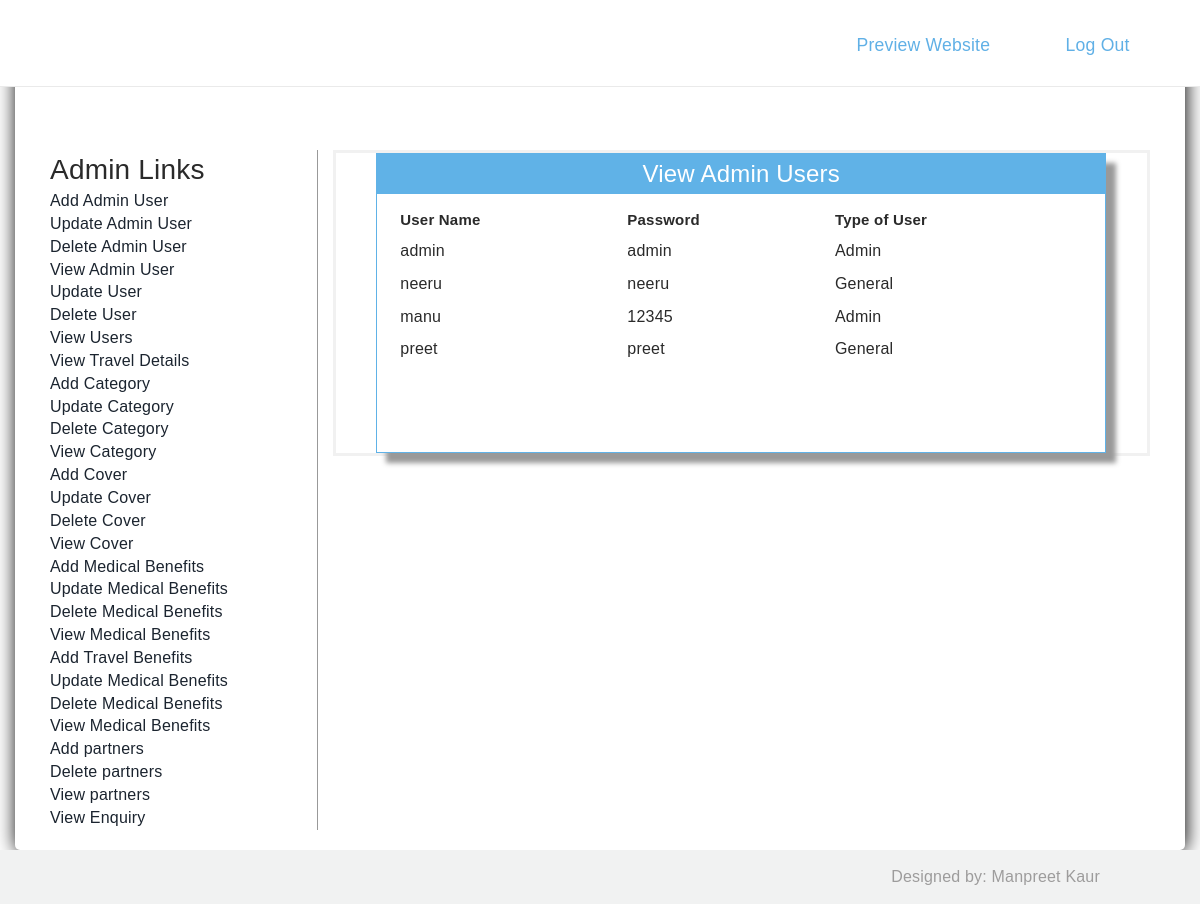
The app's page /Admin/viewadmin.php (signed in) with its own data.
### tables this page shows
CREATE TABLE IF NOT EXISTS `users` (
  `Username` varchar(100) NOT NULL,
  `Pwd` varchar(100) NOT NULL,
  `Typeofuser` varchar(100) NOT NULL
);

### Admin/viewadmin.php (the view, shortened to what this page needs)
<!DOCTYPE html>
<html>
<head>
<link href="style.css" rel="stylesheet" type="text/css" />
<link href="../css/bootstrap.css" rel='stylesheet' type='text/css'/>
<link href="../css/style.css" rel="stylesheet" type="text/css" media="all"/>
<link href="../css/animate.css" rel="stylesheet" type="text/css" media="all">
</head>
<body>
<?php include('function.php'); ?>
<?php include('top.php'); ?>
<div style="height:50px"></div>
<div style="padding-top:100px; box-shadow:1px 1px 20px black; min-height:570px" class="container">
<div class="col-sm-3" style="border-right:1px solid #999; min-height:450px;">
<?php include('left.php'); ?>
</div>
<div class="col-sm-9">
<form method="post">
<table border="0" width="90%" height="300px" align="center" class="tableshadow">
<tr><td class="toptd">View Admin Users</td></tr>
<tr><td align="center" valign="top" style="padding-top:10px;">
<table border="0" align="center" width="95%" >
<tr>
<td style="font-size:15px; padding:5px; font-weight:bold;">User Name</td>
<td style="font-size:15px; padding:5px; font-weight:bold;">Password</td>
<td style="font-size:15px; padding:5px; font-weight:bold;">Type of User</td>
</tr>
<?php
$s="select * from users";
$result=mysqli_query($cn,$s);
while($data=mysqli_fetch_array($result))
{
		echo "<tr><td style=' padding:5px;'>$data[0]</td>
		<td style=' padding:5px;'>$data[1]</td>
		<td style=' padding:5px;'>$data[2]</td></tr>";
}
?>
</table>
</td></tr></table>
</form>
</div>
</div>
<?php include('bottom.php'); ?>
</body>
</html>

### Admin/style.css (style rules this page uses)
.tableshadow { box-shadow:10px 10px 5px #999; padding-top:40px; border:solid 1px #60b2e7 }
.toptd { color:white; font-size:24px; text-align:center; height:40px; background-color:#60b2e7 }

### css/style.css (style rules this page uses)
html, body { font-size: 100%; background: #fff; font-family: 'time new roman', sans-serif; white-space: normal; font-style: normal; color: #2a2a2a; overflow-x: hidden; -webkit-font-smoothing: antialiased; letter-spacing: 0.2px; }
body { margin:0; padding:0; font-family: 'Lato', sans-serif; -webkit-appearance:none; line-height: 1.42857143; }
* { box-sizing: border-box }
body { font-family: Arial, Helvetica, sans-serif; }
form { border: 3px solid #f1f1f1; }
* { box-sizing: border-box; }
.container { border-radius: 5px; padding: 20px; }
.container:after { content: "\0020"; display: block; height: 0; clear: both; visibility: hidden; }

### records on screen
users: Username "admin", Pwd "admin", Typeofuser "Admin"
users: Username "neeru", Pwd "neeru", Typeofuser "General"
users: Username "manu", Pwd "12345", Typeofuser "Admin"
users: Username "preet", Pwd "preet", Typeofuser "General"
